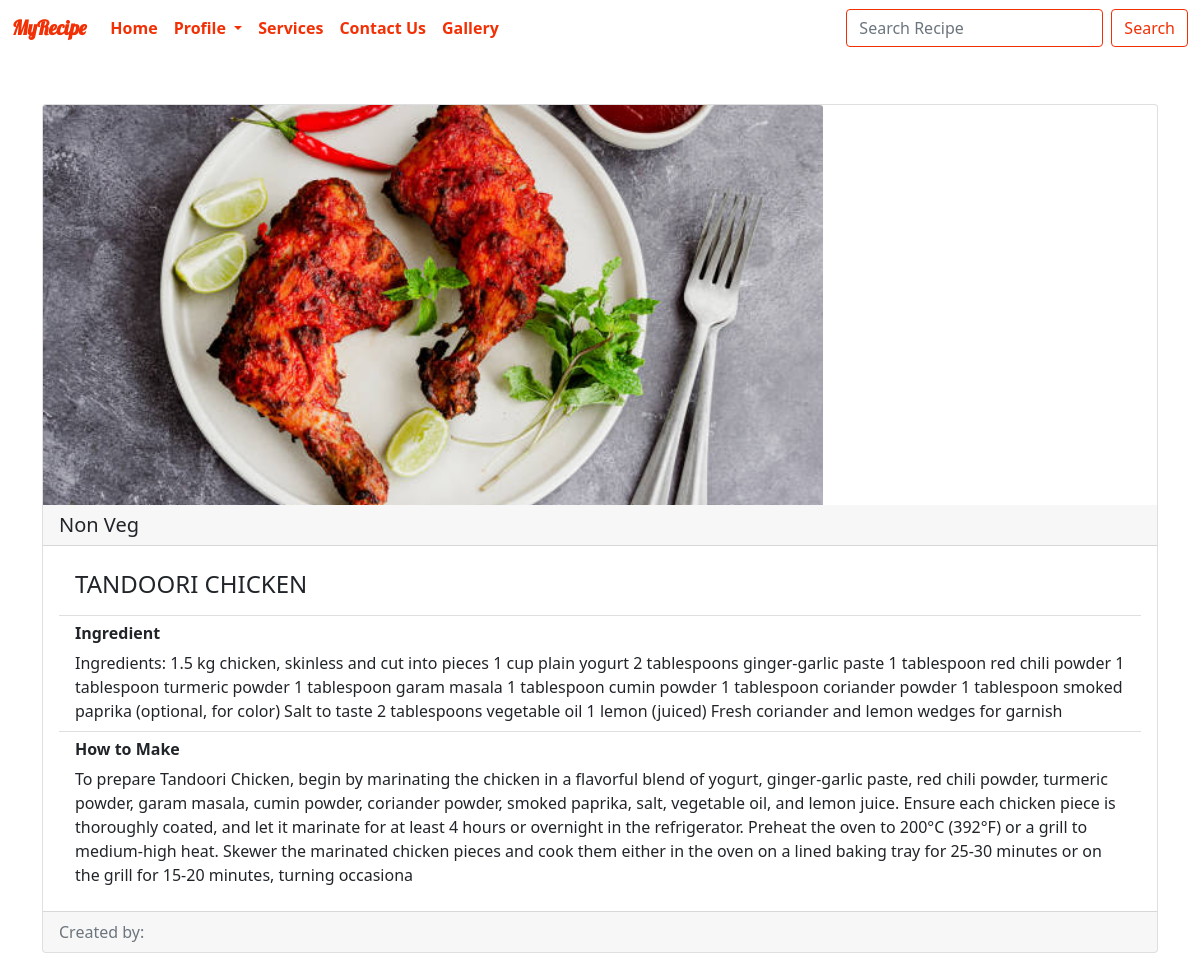
The app's page /recipes/viewrecipe/19/ (signed in) with its own data.
### recipes/models.py (models this page shows, shortened)
class recipe(models.Model):
    recipe_name = models.CharField(max_length=120)
    ingredient = models.CharField(max_length=600)
    category = models.CharField(max_length=120)
    recipe_pic = models.ImageField(upload_to="images")
    How_to_make = models.CharField(max_length=600)
    created_by = models.ForeignKey(to=User,on_delete=models.CASCADE)

### recipes/views.py (the view)
# urls.py: path('viewrecipe/<int:id>/',views.ViewRecipe.as_view(),name="viewrecipe"),
@method_decorator(login_required(login_url='login'), name='dispatch')
class ViewRecipe(TemplateView):
    template_name = 'recipes/viewrecipe.html'
    context ={}
    def get(self,request,*args,**kwargs):
        id =kwargs.get('id')
        obj = get_object_or_404(recipe,pk=id)
        self.context['obj'] = obj
        user = request.user.id
        if user:
            try:
                profile = Profile.objects.get(user=user)
                self.context['profile'] = 'pro_exist'
                return render(request, self.template_name, self.context)
            except Exception:
                return redirect('createprofile')
        return render(request,self.template_name,self.context)

### recipes/templates/recipes/viewrecipe.html (shortened to what this page needs)
<!DOCTYPE html>
<html lang="en">
<head>
    <link href="https://cdn.jsdelivr.net/npm/bootstrap@5.0.0-beta3/dist/css/bootstrap.min.css" rel="stylesheet">
    {% load static %}
    <link rel="stylesheet" href="{% static 'recipes/css/viewrecipe.css' %}">
    <link rel="stylesheet" href="{% static 'home/css/home.css' %}">
</head>
<body>
{% include 'home/nav.html' %}
<div class="container">
    <div class="card mb-3">
        <img src="/{{obj.recipe_pic}}" class="card-img-top" alt="...">
        <h5 class="card-header">{{obj.category}}</h5>
        <div class="card-body">
              <ul class="list-group list-group-flush">
                  <li class="list-group-item"><h4 class="card-title">{{obj.recipe_name}}</h4></li>
                  <li class="list-group-item">
                      <h6><b>Ingredient</b></h6>
                      {{obj.ingredient}}
                  </li>
                  <li class="list-group-item">
                      <h6><b>How to Make</b></h6>
                      {{obj.How_to_make}}</li>
              </ul>
        </div>
        <div class="card-footer text-muted">
            Created by: {{obj.created_by.first_name}} {{obj.created_by.last_name}}
         </div>
    </div>
</div>
</body>
</html>

### recipes/static/recipes/css/viewrecipe.css (style rules this page uses)
img { max-width:auto !important; height:400px !important; }

### home/static/home/css/home.css (style rules this page uses)
.container { position: relative; padding-top:4% }
.card-img-top { width: 70%; height: 10vw; object-fit: cover; }

### records on screen
recipe: recipe_pic (picture), category "Non Veg", recipe_name "TANDOORI CHICKEN", ingredient "Ingredients: 1.5 kg chicken, skinless and cut into pieces 1 cup plain yogurt 2 tablespoons ginger-garlic paste 1 tablespoon red chili powder 1 tablespoon turmeric powder 1 tablespoon garam masala 1 tablespoon cumin powder 1 tablespoon coriander powder 1 tablespoon smoked paprika (optional, for color) Salt to taste 2 tablespoons vegetable oil 1 lemon (juiced) Fresh coriander and lemon wedges for garnish", How_to_make "To prepare Tandoori Chicken, begin by marinating the chicken in a flavorful blend of yogurt, ginger-garlic paste, red chili powder, turmeric powder, garam masala, cumin powder, coriander powder, smoked paprika, salt, vegetable oil, and lemon juice. Ensure each chicken piece is thoroughly coated, and let it marinate for at least 4 hours or overnight in the refrigerator. Preheat the oven to 200°C (392°F) or a grill to medium-high heat. Skewer the marinated chicken pieces and cook them either in the oven on a lined baking tray for 25-30 minutes or on the grill for 15-20 minutes, turning occasiona"
